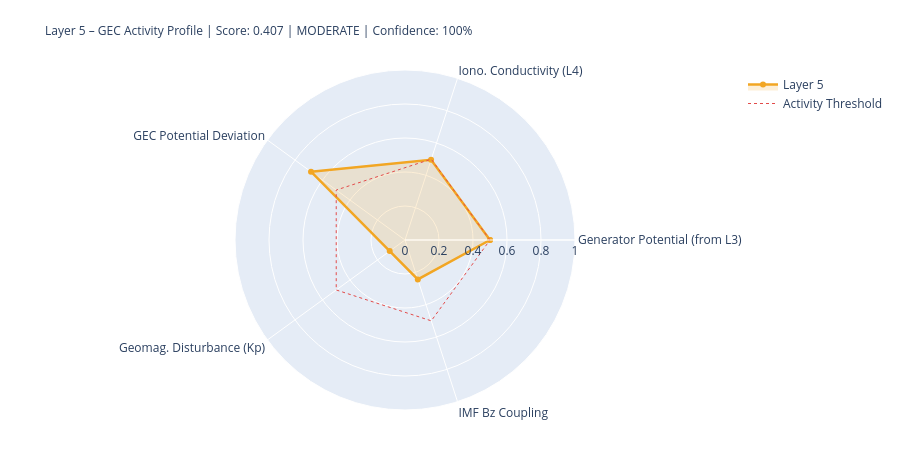

The code cell stored with this chart in its notebook:
### Markdown cell above
---
## 5. State Assessment & Handoff to Layer 6

### Code cell
# ============================================================
# LAYER-5-SCORE
# ============================================================

# Components
# 1) Generator activity (Layer-3-driven)
gen_score = norm(generator_strength, 0.3, 2.0)
gen_src   = 'from_layer3' if l3_thunder_score is not None else 'estimated'

# 2) Ionospheric conductivity (Layer-4-driven)
iono_score = norm(iono_cond_factor, 0.7, 1.4)
iono_src   = 'from_layer4' if l4_ioniz is not None else 'estimated'

# 3) GEC potential deviation from reference
pot_score = norm(abs(delta_V_pct), 0, 30)  # 0 = at reference, 1 = 30% deviation
pot_src   = 'derived'

# 4) Geomagnetic disturbance (Kp) – modulates vertical currents
kp_score = norm(kp_val, 0, 9)
kp_src   = 'primary' if kp_now is not None else 'from_layer4'

# 5) IMF Bz coupling (southward = stronger M-I coupling → GEC influence)
bz_score = norm(-(bz_now or 0), -5, 30) if bz_now is not None else None
bz_src   = 'primary' if bz_now is not None else 'missing'

COMPONENTS = {
    'Generator Potential (from L3)':  {'score': gen_score,   'source': 'derived_from_layer3', 'dynamic': True},
    'Iono. Conductivity (L4)':      {'score': iono_score,  'source': iono_src, 'dynamic': True},
    'GEC Potential Deviation':      {'score': pot_score,   'source': pot_src,  'dynamic': True},
    'Geomag. Disturbance (Kp)':         {'score': kp_score,    'source': kp_src,   'dynamic': True},
    'IMF Bz Coupling':               {'score': bz_score,    'source': bz_src,   'dynamic': True},
}

available   = {k: v['score'] for k, v in COMPONENTS.items() if v['score'] is not None}
unavailable = [k for k, v in COMPONENTS.items() if v['score'] is None]
layer5_score = round(sum(available.values()) / len(available), 4) if available else None
confidence   = round(len(available) / len(COMPONENTS), 2)
level = ('unknown' if layer5_score is None
         else 'quiet'   if layer5_score < 0.3
         else 'moderate' if layer5_score < 0.6
         else 'active')
dominant_l5 = max(available, key=available.get) if available else 'none'

# Kp consistency: separate 1-min raw value from score value
kp_1m_raw   = kp_now          # directly from API (can be 0.0 during live measurement)
kp_for_score = kp_val          # from Layer-0 context or estimated value if needed
kp_score_src = kp_src

W = 68
print('=' * W)
print('LAYER 5 – GLOBAL ELECTRIC CIRCUIT – STATE ASSESSMENT')
print('=' * W)
for name, comp in COMPONENTS.items():
    s = comp['score']
    if s is not None:
        bar = '█' * int(s*20) + '░' * (20-int(s*20))
        print(f'  {name:<34} {bar}  {s:.3f}  [{comp["source"]}]')
    else:
        print(f'  {name:<34} {"─"*20}  n/a   [missing]')
print('-' * W)
print(f'  Score:         {layer5_score:.3f}  ({len(available)}/{len(COMPONENTS)} components)')
print(f'  Confidence:    {confidence:.0%}')
print(f'  Level:         {level.upper()}')
print(f'  Dominant:      {dominant_l5}')
print(f'  V_iono:        {V_iono_mod:.1f} kV  (Δ {delta_V_pct:+.1f}% vs. Ref)')
print(f'  I_total:       {I_total_mod:.1f} A   (Δ {delta_I_pct:+.1f}% vs. Ref)')
print('=' * W)

# Radar
cats   = list(available.keys())
vals_r = list(available.values())
if len(cats) >= 3:
    fig = go.Figure()
    fig.add_trace(go.Scatterpolar(
        r=vals_r + [vals_r[0]], theta=cats + [cats[0]],
        fill='toself', fillcolor='rgba(242,166,35,0.18)',
        line=dict(color='#F2A623', width=2.5), name='Layer 5'
    ))
    fig.add_trace(go.Scatterpolar(
        r=[0.5]*(len(cats)+1), theta=cats+[cats[0]],
        line=dict(color='#E24B4A', dash='dot', width=1),
        mode='lines', name='Activity Threshold'
    ))
    fig.update_layout(
        title=dict(
            text=f'Layer 5 – GEC Activity Profile | Score: {layer5_score:.3f} | {level.upper()} | Confidence: {confidence:.0%}',
            font=dict(size=12)
        ),
        polar=dict(radialaxis=dict(visible=True, range=[0,1])),
        height=450, showlegend=True,
        margin=dict(l=80, r=80, t=70, b=40)
    )
    fig.show()

### Figure 1 — Plotly figure (JSON) as saved in the notebook; plotly's stock layout.template omitted (floating-point values rounded to 4 significant figures)
{"data": [{"fill": "toself", "fillcolor": "rgba(242,166,35,0.18)", "line": {"color": "#F2A623", "width": 2.5}, "name": "Layer 5", "r": [0.5, 0.4963, 0.6833, 0.1111, 0.2437, 0.5], "theta": ["Generator Potential (from L3)", "Iono. Conductivity (L4)", "GEC Potential Deviation", "Geomag. Disturbance (Kp)", "IMF Bz Coupling", "Generator Potential (from L3)"], "type": "scatterpolar"}, {"line": {"color": "#E24B4A", "dash": "dot", "width": 1}, "mode": "lines", "name": "Activity Threshold", "r": [0.5, 0.5, 0.5, 0.5, 0.5, 0.5], "theta": ["Generator Potential (from L3)", "Iono. Conductivity (L4)", "GEC Potential Deviation", "Geomag. Disturbance (Kp)", "IMF Bz Coupling", "Generator Potential (from L3)"], "type": "scatterpolar"}], "layout": {"height": 450, "margin": {"b": 40, "l": 80, "r": 80, "t": 70}, "polar": {"radialaxis": {"range": [0, 1], "visible": true}}, "showlegend": true, "title": {"font": {"size": 12}, "text": "Layer 5 – GEC Activity Profile | Score: 0.407 | MODERATE | Confidence: 100%"}}}
